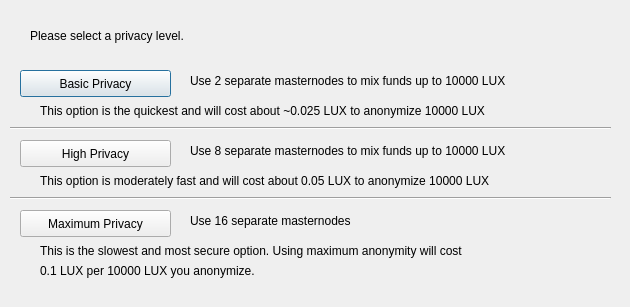
<?xml version="1.0" encoding="UTF-8"?>
<ui version="4.0">
 <class>ObfuscationConfig</class>
 <widget class="QDialog" name="ObfuscationConfig">
  <property name="geometry">
   <rect>
    <x>0</x>
    <y>0</y>
    <width>630</width>
    <height>307</height>
   </rect>
  </property>
  <property name="windowTitle">
   <string>Configure Obfuscation</string>
  </property>
  <widget class="QPushButton" name="buttonBasic">
   <property name="geometry">
    <rect>
     <x>20</x>
     <y>70</y>
     <width>151</width>
     <height>27</height>
    </rect>
   </property>
   <property name="text">
    <string>Basic Privacy</string>
   </property>
  </widget>
  <widget class="QPushButton" name="buttonHigh">
   <property name="geometry">
    <rect>
     <x>20</x>
     <y>140</y>
     <width>151</width>
     <height>27</height>
    </rect>
   </property>
   <property name="text">
    <string>High Privacy</string>
   </property>
  </widget>
  <widget class="QPushButton" name="buttonMax">
   <property name="geometry">
    <rect>
     <x>20</x>
     <y>210</y>
     <width>151</width>
     <height>27</height>
    </rect>
   </property>
   <property name="text">
    <string>Maximum Privacy</string>
   </property>
  </widget>
  <widget class="QLabel" name="label">
   <property name="geometry">
    <rect>
     <x>30</x>
     <y>20</y>
     <width>571</width>
     <height>31</height>
    </rect>
   </property>
   <property name="text">
    <string>Please select a privacy level.</string>
   </property>
  </widget>
  <widget class="QLabel" name="label_2">
   <property name="geometry">
    <rect>
     <x>190</x>
     <y>70</y>
     <width>421</width>
     <height>21</height>
    </rect>
   </property>
   <property name="text">
    <string>Use 2 separate masternodes to mix funds up to 10000 LUX</string>
   </property>
  </widget>
  <widget class="QLabel" name="label_3">
   <property name="geometry">
    <rect>
     <x>190</x>
     <y>140</y>
     <width>411</width>
     <height>21</height>
    </rect>
   </property>
   <property name="text">
    <string>Use 8 separate masternodes to mix funds up to 10000 LUX</string>
   </property>
  </widget>
  <widget class="QLabel" name="label_4">
   <property name="geometry">
    <rect>
     <x>190</x>
     <y>210</y>
     <width>421</width>
     <height>21</height>
    </rect>
   </property>
   <property name="text">
    <string>Use 16 separate masternodes</string>
   </property>
  </widget>
  <widget class="QLabel" name="label_6">
   <property name="geometry">
    <rect>
     <x>40</x>
     <y>100</y>
     <width>561</width>
     <height>21</height>
    </rect>
   </property>
   <property name="text">
    <string>This option is the quickest and will cost about ~0.025 LUX to anonymize 10000 LUX</string>
   </property>
  </widget>
  <widget class="QLabel" name="label_7">
   <property name="geometry">
    <rect>
     <x>40</x>
     <y>170</y>
     <width>561</width>
     <height>21</height>
    </rect>
   </property>
   <property name="text">
    <string>This option is moderately fast and will cost about 0.05 LUX to anonymize 10000 LUX</string>
   </property>
  </widget>
  <widget class="QLabel" name="label_8">
   <property name="geometry">
    <rect>
     <x>40</x>
     <y>240</y>
     <width>561</width>
     <height>21</height>
    </rect>
   </property>
   <property name="text">
    <string>This is the slowest and most secure option. Using maximum anonymity will cost</string>
   </property>
  </widget>
  <widget class="QLabel" name="label_9">
   <property name="geometry">
    <rect>
     <x>40</x>
     <y>260</y>
     <width>561</width>
     <height>21</height>
    </rect>
   </property>
   <property name="text">
    <string>0.1 LUX per 10000 LUX you anonymize.</string>
   </property>
  </widget>
  <widget class="Line" name="line">
   <property name="geometry">
    <rect>
     <x>10</x>
     <y>120</y>
     <width>601</width>
     <height>16</height>
    </rect>
   </property>
   <property name="orientation">
    <enum>Qt::Horizontal</enum>
   </property>
  </widget>
  <widget class="Line" name="line_2">
   <property name="geometry">
    <rect>
     <x>10</x>
     <y>190</y>
     <width>601</width>
     <height>16</height>
    </rect>
   </property>
   <property name="orientation">
    <enum>Qt::Horizontal</enum>
   </property>
  </widget>
 </widget>
 <resources/>
 <connections/>
</ui>
